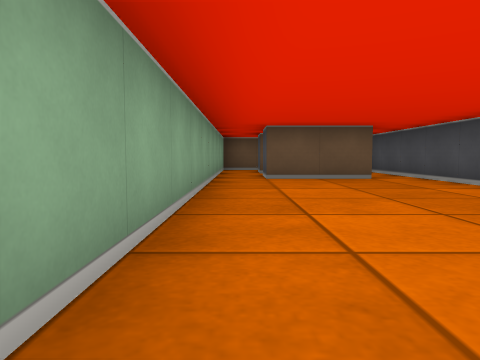
[1] (above)

12 first-person views from a walk through a cub3D ray-caster map. The camera is about half as high as the walls, tilts 4° down and sees 70° across. The floor is counted in squares. Each view is taken from the middle of a square. On the plan, view 1 faces up. The plan holds only what a view shows up to about 9 squares ahead; the rest is blank. The place goes on beyond the plan.

[2]
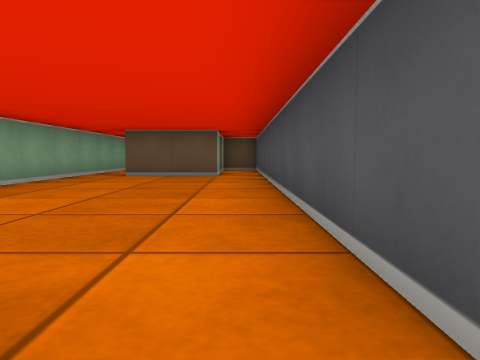

[3]
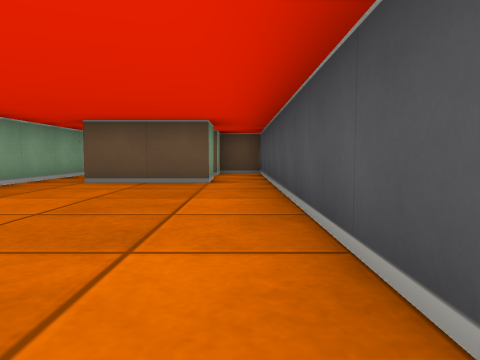

[4]
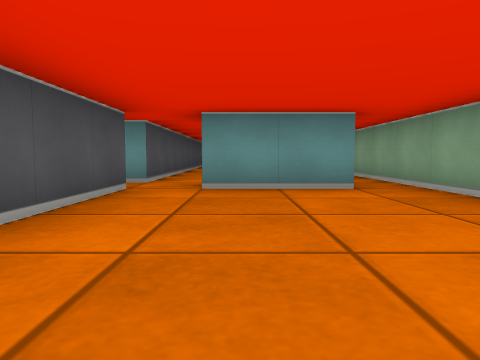

[5]
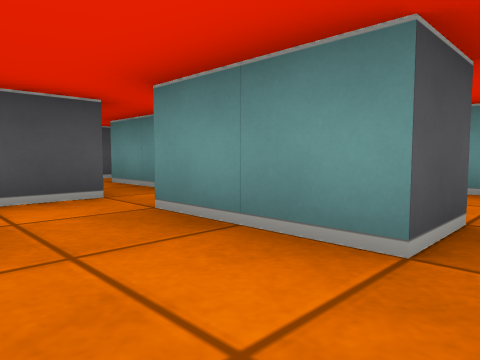

[6]
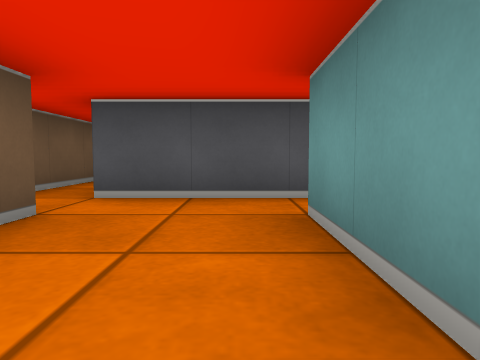

[7]
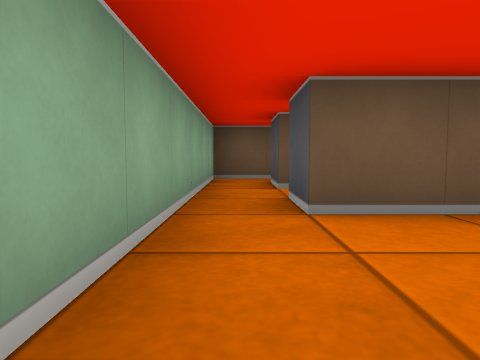

[8]
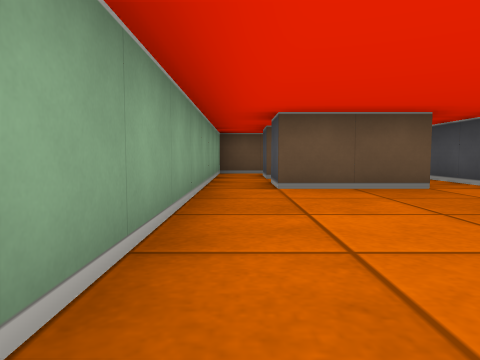

[9]
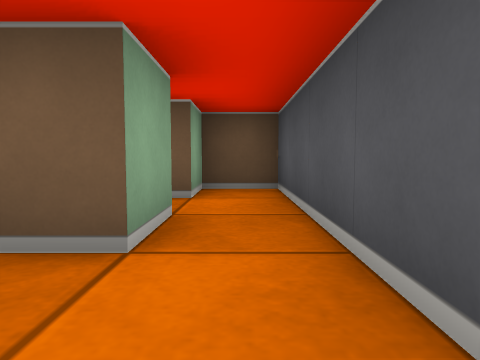

[10]
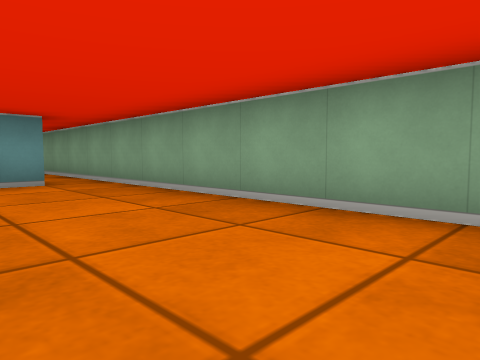

[11]
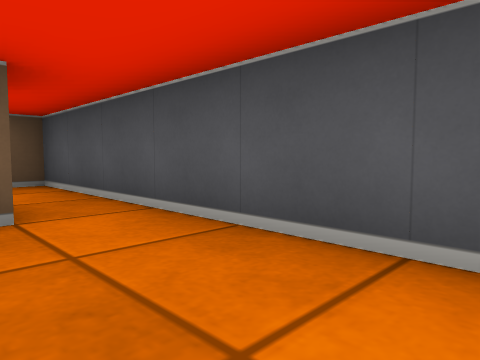

[12]
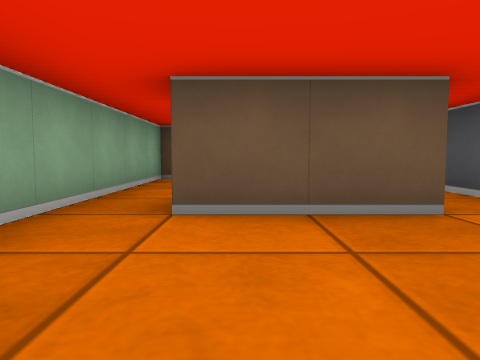

### Floor plan
Ten units are one square. View 1 is at (0, 0); x grows to the right and y downward. Boxes are objects, and circles mark ways between rooms. Rooms are numbered by the first view taken in them; rooms with no view inside come last. Other rooms are left out.
<svg viewBox="-10 -110 74 157">
<path fill="none" stroke="#000" d="M5 5 25 5M35 6 35 -75M59 5 41 5M-5 -65 -5 5M25 -75 25 -65 5 -65M35 35 35 15 55 15M5 16 5 5M6 35 25 35M-5 5 -5 42M5 -85 5 -95M6 -105 -5 -105 -5 -65M5 -65 5 -75M35 -75 35 -95 25 -95 25 -85"/>
<circle cx="0" cy="10" r="3" fill="#2a7"/>
<circle cx="15" cy="25" r="3" fill="#2a7"/>
<circle cx="0" cy="-70" r="3" fill="#2a7"/>
<circle cx="30" cy="-70" r="3" fill="#2a7"/>
<circle cx="15" cy="-80" r="3" fill="#2a7"/>
<text x="20" y="-20">1</text>
<text x="10" y="20">2</text>
<text x="0" y="-90">3</text>
<text x="30" y="-90">4</text>
</svg>
Room 1 opens to room 2. Room 1 opens to room 3. Room 1 opens to room 4. Room 3 opens to room 4.

Where each view was taken, in squares from view 1:
view 1: 0 up, 0 right, facing up
view 2: 1 down, 3 right, facing up
view 3: 1 up, 3 right, facing up
view 4: 4 up, 2 right, facing down
view 5: 1 up, 0 right, facing down-right
view 6: 3 down, 0 right, facing right
view 7: 4 up, 0 right, facing up
view 8: 2 up, 0 right, facing up
view 9: 5 up, 3 right, facing up
view 10: 5 up, 2 right, facing down-left
view 11: 4 up, 2 right, facing up-right
view 12: 4 up, 1 right, facing up
